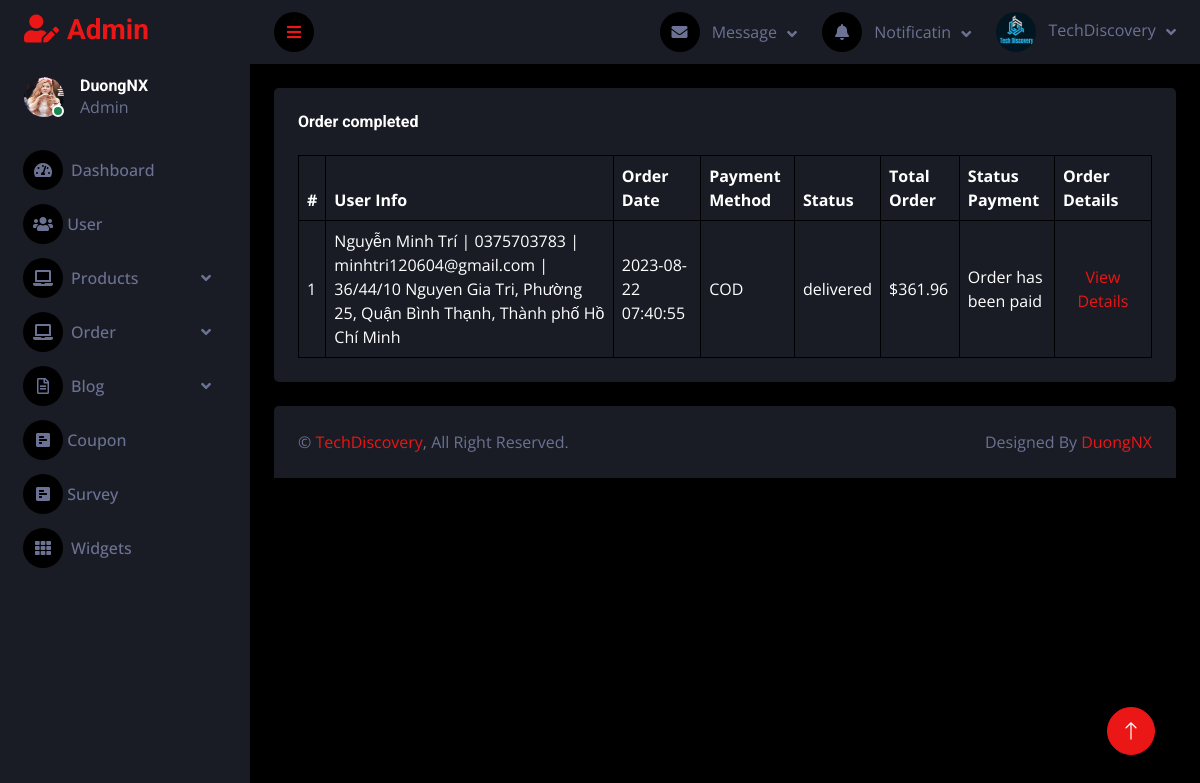
/admin/order_completed.php, run on the app's committed database.
### tables this page shows
CREATE TABLE `tbl_order` (
  `order_id` int(11) NOT NULL,
  `user_id` int(11) NOT NULL,
  `order_date` varchar(50) NOT NULL,
  `payment_method` varchar(50) NOT NULL,
  `order_status` varchar(50) NOT NULL,
  `fullname` varchar(250) NOT NULL,
  `phone` varchar(50) NOT NULL,
  `email` varchar(250) NOT NULL,
  `province` varchar(250) NOT NULL,
  `district` varchar(250) NOT NULL,
  `ward` varchar(250) NOT NULL,
  `address` varchar(250) NOT NULL,
  `status_payment` varchar(250) NOT NULL,
  `total_order` float NOT NULL
);

### admin/database.php (called while the page is built, shortened)
<?php
class Database
{
    public $host = DB_HOST;
    public $user = DB_USER;
    public $pass = DB_PASS;
    public $dbname = DB_NAME;
    public $link;
    private function connectDB()
    {
        $this->link = new mysqli($this->host, $this->user, $this->pass, $this->dbname);
    }
    public function select($query)
    {
        $result = $this->link->query($query) or die($this->link->error . __LINE__);
        if ($result->num_rows > 0) {
            return $result;
        } else {
            return false;
        }
    }
}
?>

### admin/class/order_class.php (called while the page is built, shortened)
<?php
    include 'database.php';
?>
<?php
    class order {
        private $db;
        public function __construct()
        {
            $this -> db = new Database();
        }
        public function show_order_list() {
            $query = "SELECT * FROM tbl_order ORDER BY order_id DESC";
            $result = $this->db->select($query);
            return $result;
        }
    }
?>

### admin/order_completed.php (the view, shortened to what this page needs)
<?php
include "header.php";
include "sidebar.php";
include "navbar.php";
include "class/order_class.php";
$order = new order;
$show_order = $order->show_order_list();
?>
<div class="container-fluid pt-4 px-4">
    <div class="bg-secondary text-center rounded p-4">
        <div class="d-flex align-items-center justify-content-between mb-4">
            <h6 class="mb-0">Order completed</h6>
        </div>
        <div class="table-responsive">
            <table class="table text-start align-middle table-bordered table-hover mb-0">
                <thead>
                    <tr class="text-white">
                        <th scope="col">#</th>
                        <th scope="col">User Info</th>
                        <th scope="col">Order Date</th>
                        <th scope="col">Payment Method</th>
                        <th scope="col">Status</th>
                        <th scope="col">Total Order</th>
                        <th scope="col">Status Payment</th>
                        <th scope="col">Order Details</th>
                    </tr>
                </thead>
                <tbody>
                    <?php
                    if ($show_order) {
                        $i = 0;
                        while ($result = $show_order->fetch_assoc()) {
                            if ($result['order_status'] == 'delivered') {
                                $i++;
                    ?>
                                <tr>
                                    <td><?php echo $i ?></td>
                                    <td class="info"><?php echo $result['fullname'] . ' | ' . $result['phone'] . ' | ' . $result['email'] . ' | ' . $result['address'] . ', ' . $result['ward'] . ', ' . $result['district'] . ', ' . $result['province'] ?></td>
                                    <td><?php echo $result['order_date'] ?></td>
                                    <td><?php echo $result['payment_method'] ?></td>
                                    <td class="status">
                                        <?php echo $result['order_status'] ?>
                                    </td>
                                    <td>$<?php echo $result['total_order'] ?></td>
                                    <td><?php echo $result['status_payment'] ?></td>
                                    <td>
                                        <button class="btn btn-link view-details" data-order-id="<?php echo $result['order_id']; ?>">View Details</button>
                                    </td>
                                </tr>
                    <?php
                            }
                        }
                    }
                    ?>
                </tbody>
            </table>
        </div>
    </div>
</div>
<?php
include "footer.php";
?>

### admin/css/style.css (style rules this page uses)
:root { --primary: #EB1616; --secondary: #191C24; --light: #6C7293; --dark: #000000; }
.btn { transition: .5s; }

### data on the page
tbl_order: fullname "Nguyễn Minh Trí", phone "0375703783", email "minhtri120604@gmail.com", address "36/44/10 Nguyen Gia Tri", ward "Phường 25", district "Quận Bình Thạnh", province "Thành phố Hồ Chí Minh", order_date "2023-08-22 07:40:55", payment_method "COD", order_status "delivered", total_order "361.96", status_payment "Order has been paid"
